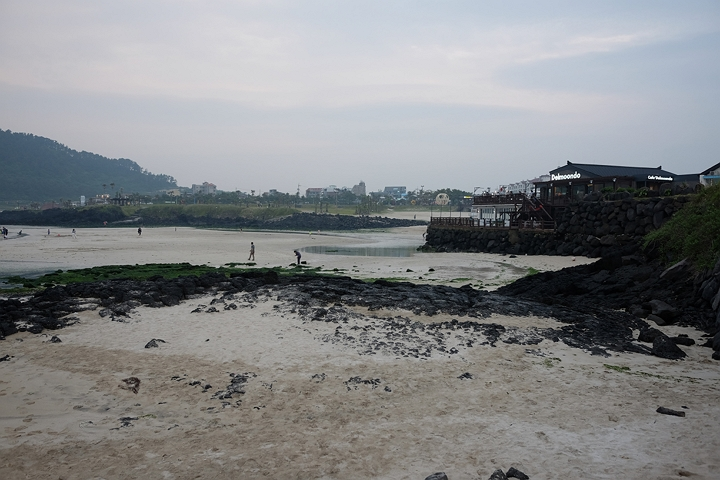
#> input picture panorama/img3.jpg, 720 x 480 px
$ python pano.py
#> lines starting #> are read from the running program, lines starting #| are printed output that depends on the picture
import cv2

img_names = ['img3.jpg', 'img2.jpg', 'img1.jpg']

# 불러온 영상을 imgs에 저장
imgs = []
for name in img_names:
    img = cv2.imread(name)
#> img is the input picture: shape (480, 720, 3); mean B, G, R 135, 133.3, 131.4

    if img is None:
        print('Image load failed!')
        sys.exit()

    imgs.append(img)

# 객체 생성
stitcher = cv2.Stitcher_create()

# 이미지 스티칭
status, dst = stitcher.stitch(imgs)
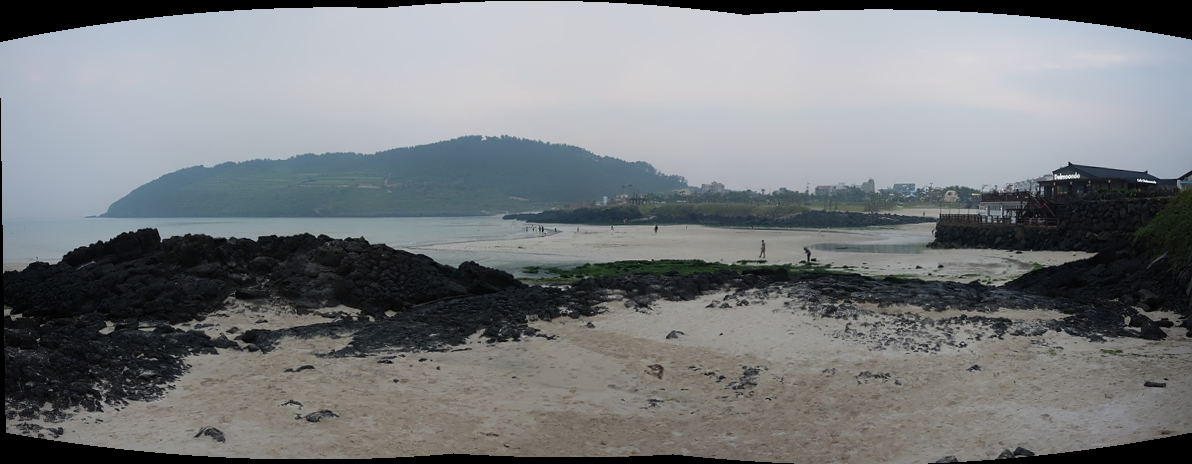
#> dst: shape (464, 1192, 3); mean of channels 0, 1, 2 125.6, 123.2, 119.9; drawn as B, G, R
#> status = 0

if status != cv2.Stitcher_OK:
    print('Stitch failed!')
    sys.exit()

# 결과 영상 저장
cv2.imwrite('output.jpg', dst)

# 출력 영상이 화면보다 커질 가능성이 있어 WINDOW_NORMAL 지정
cv2.namedWindow('dst', cv2.WINDOW_NORMAL)
cv2.imshow('dst',dst)
cv2.waitKey()
cv2.destroyAllWindows()
